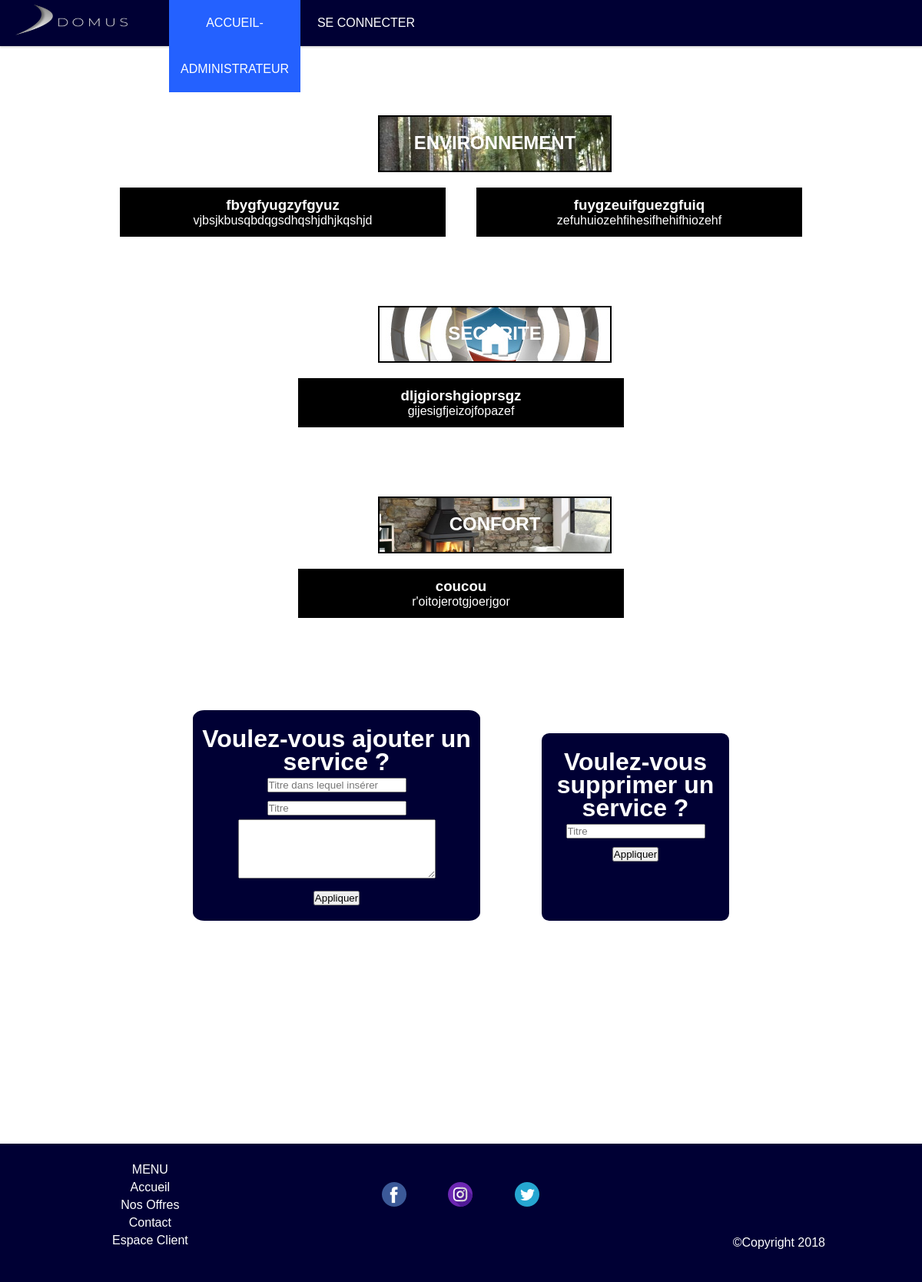
/php/admin_modifier_services.php, run on the app's committed database.
### tables this page shows
CREATE TABLE IF NOT EXISTS `service` (
  `idService` int(11) NOT NULL AUTO_INCREMENT,
  `title1` tinytext NOT NULL,
  `title2` tinytext NOT NULL,
  `texte` longtext NOT NULL,
  PRIMARY KEY (`idService`)
);

### php/admin_modifier_services.php (the view, shortened to what this page needs)
<!doctype html>
<html>
<head>
<link rel="stylesheet" type="text/css" href="../css/header.css">
<link rel="stylesheet" type="text/css" href="../css/footer.css">
<link rel="stylesheet" type="text/css" href="../css/modifService.css">
</head>
<?php include("../includes/header_admin.php"); ?>
<body>
<section  id="environnement">
    <h2>ENVIRONNEMENT</h2>
    <div class="services">
      <?php
      try
      {
        $bdd = new PDO('mysql:host=localhost;dbname=domus;charset=utf8', 'root', '');
      }
      catch(Exception $e)
      {
          die('Erreur : '.$e->getMessage());
      }
      $query=$bdd->query("SELECT * FROM service WHERE title1='environnement'");
      while($service=$query->fetch()){
        echo '<div class="service"><h3>'.$service['title2'].'</h3>'.'<p>'.$service['texte'].'</p></div>';
      }
      ?>
    </div>
</section>
<section  id="securite">
    <h2>SECURITE</h2>
    <div class="services">
      <?php
      try
      {
        $bdd = new PDO('mysql:host=localhost;dbname=domus;charset=utf8', 'root', '');
      }
      catch(Exception $e)
      {
          die('Erreur : '.$e->getMessage());
      }
      $query=$bdd->query("SELECT * FROM service WHERE title1='securite'");
      while($service=$query->fetch()){
        echo '<div class="service"><h3>'.$service['title2'].'</h3>'.'<p>'.$service['texte'].'</p></div>';
      }
      ?>
    </div>
</section>
<section  id="confort">
    <h2>CONFORT</h2>
    <div class="services">
      <?php
      try
      {
        $bdd = new PDO('mysql:host=localhost;dbname=domus;charset=utf8', 'root', '');
      }
      catch(Exception $e)
      {
          die('Erreur : '.$e->getMessage());
      }
      $query=$bdd->query("SELECT * FROM service WHERE title1='confort'");
      while($service=$query->fetch()){
        echo '<div class="service"><h3>'.$service['title2'].'</h3>'.'<p>'.$service['texte'].'</p></div>';
      }
      ?>
    </div>
</section>
<div class="modif_service">
        <div class="ajout_service">
<h1>Voulez-vous ajouter un service ?</h1>
    <form class="ajout" action="../includes/add_service.php" method="post">
      <input type="text" name="title1Ajout" placeholder="Titre dans lequel insérer"></br>
      <input type="text" name="title2Ajout" placeholder="Titre"></br>
      <textarea type="text" name="commentaire" id="commentaire" rows="5" cols="30"></textarea></br>
      <input type="submit" value="Appliquer"></br>
    </form>
  </div>
  <div class="supprimer_service">
    <h1>Voulez-vous supprimer un service ?</h1>
    <form class="ajout" action="../includes/delete_service.php" method="post">
      <input type="text" name="title2Suppr" placeholder="Titre"></br>
      <input type="submit" value="Appliquer"></br>
    </form>
  </div>
</div>
<?php include("../includes/footer.php"); ?>
</body>
</html>

### css/header.css (style rules this page uses)
* { margin: 0; padding: 0; user-select: none; font-family: "Jaldi", sans-serif; }

### css/modifService.css (style rules this page uses)
body { text-align: center; margin-top: 150px; }
h2 { margin-top: 70px; padding-top: 20px; border: 2px black solid; width: 300px; height: 50px; margin-left: 41%; }
#environnement h2 { background-image: url("../images/environnement.jpg"); color: white; }
#securite h2 { background-image: url("../images/securite.jpg"); background-position: center; color: white; }
#confort h2 { background-image: url("../images/confort.jpg"); background-position: center; background-size: 100%; color: white; }
.service { border: 2px black solid; width:400px; background-color: black; color: white; margin: 20px; padding: 10px; }
.services { display: flex; justify-content: center; }
.ajout_service { width:350px; margin: 40px; border: 2px rgb(0, 0, 52) solid; background-color: rgb(0, 0, 52); color: white; text-align: center; border-radius: 4%; line-height: 30px; padding: 10px; }
.ajout_service h1 { margin-top: 10px; margin-left: 0px; }
.supprimer_service { width:220px; height: 220px; margin: 40px; margin-top: 70px; border: 2px rgb(0, 0, 52) solid; background-color: rgb(0, 0, 52); color: white; text-align: center; border-radius: 4%; line-height: 30px; padding: 10px; }
.supprimer_service h1 { margin-top: 10px; margin-left: 0px; }
.modif_service { display: flex; justify-content: center; margin-top: 60px; }

### data on the page
service: title2 "fbygfyugzyfgyuz", texte "vjbsjkbusqbdqgsdhqshjdhjkqshjd"
service: title2 "fuygzeuifguezgfuiq", texte "zefuhuiozehfihesifhehifhiozehf"
service: title2 "dljgiorshgioprsgz", texte "gijesigfjeizojfopazef"
service: title2 "coucou", texte "r'oitojerotgjoerjgor"
